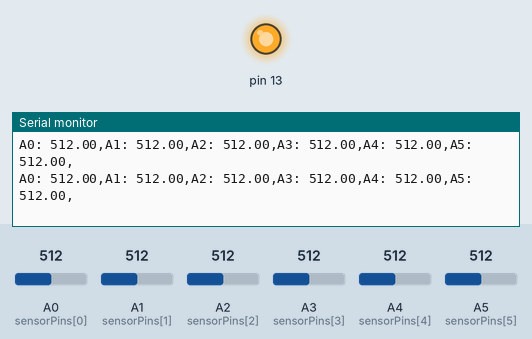
Bench run of a sketch on a simulated Arduino Leonardo, built with avr-gcc and run on an emulated ATmega32U4. On the bench: output pins drawn as LEDs (lit = HIGH), the last lines printed to the serial monitor. The test bench sets the inputs (shaded band); at power-on: A0 (sensorPins[0]) = 512, A1 (sensorPins[1]) = 512, A2 (sensorPins[2]) = 512, A3 (sensorPins[3]) = 512, A4 (sensorPins[4]) = 512, A5 (sensorPins[5]) = 512.

Above: at 1.2 s.
1.3 s: A0 (sensorPins[0]) set to 641
At 2.2 s:
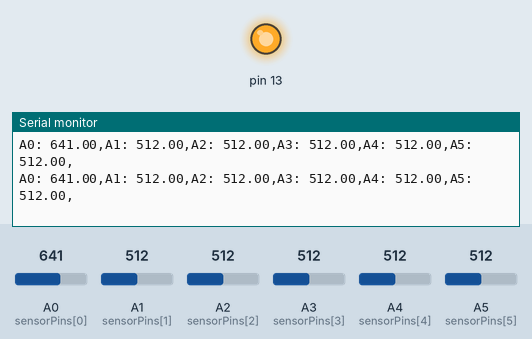
4.3 s: A0 (sensorPins[0]) set to 656
At 5.4 s:
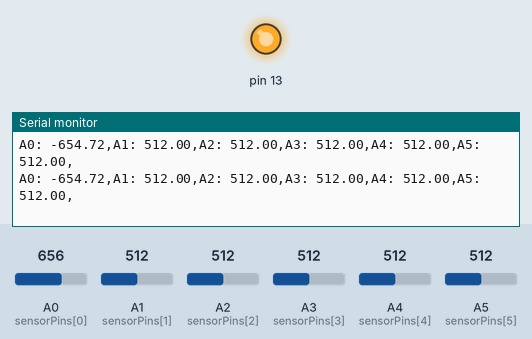
5.8 s: A1 (sensorPins[1]) set to 648
At 6.5 s:
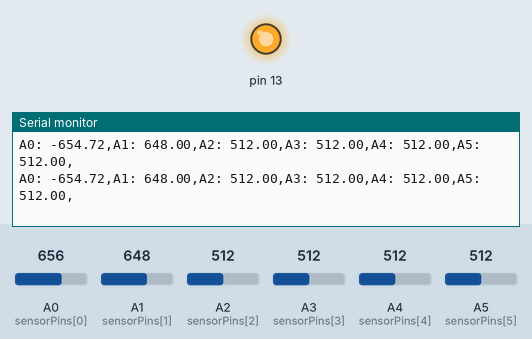
7.3 s: A1 (sensorPins[1]) set to 656
At 8.0 s:
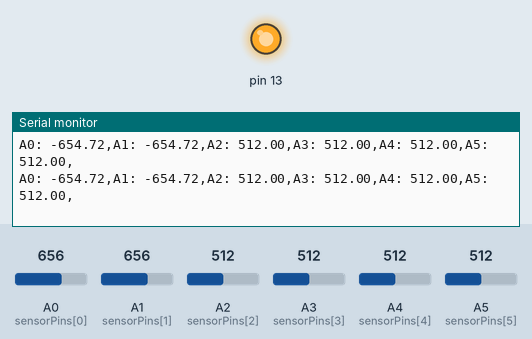
Timing chart, 0 to 10.3 s (numbered marks = the images above; inputs shaded):
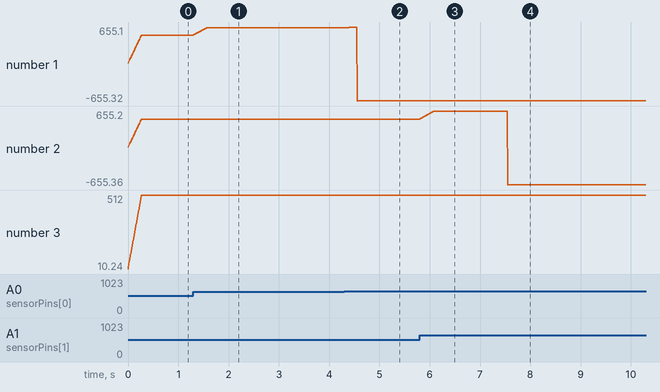

The sketch:

piezo_read.ino
```cpp
#include "MIDIUSB.h"

// NEOPIXEL CONTENT
#ifdef __AVR__
 #include <avr/power.h> // Required for 16 MHz Adafruit Trinket
#endif

#define cbi(sfr, bit) (_SFR_BYTE(sfr) &= ~_BV(bit))
#define sbi(sfr, bit) (_SFR_BYTE(sfr) |= _BV(bit))


const int FILTER_VAL = 50;
const int DEBOUNCE_MS = 50;
const float THRESHOLD[] = {80.0, 50.0, 40.0, 30.0, 30.0, 50.0};
//const float THRESHOLD = 25.0;
const int VEL_WINDOW = 10;

int sensorValue = 0;
int sumVals = 0;
float avgVal = 0.0;

int sensorValues[6][FILTER_VAL];
float samples[6][VEL_WINDOW];
int sensorPins[] = {A0, A1, A2, A3, A4, A5};
//int sensorPins[] = {A5, A1, A4, A0, A3, A2};
bool isTriggered[] = {false, false, false, false, false, false};
bool isNoteOn[] = {false, false, false, false, false, false};
int lastTriggered[] = {0, 0, 0, 0, 0, 0}; // To keep track of timing for MIDI signals
long lastTriggerTime[] = {0, 0, 0, 0, 0, 0};
float lastPeak[] = {0.0, 0.0, 0.0, 0.0, 0.0, 0.0};
float lastValley[] = {0.0, 0.0, 0.0, 0.0, 0.0, 0.0};
float thresholds[] = {0.0, 0.0, 0.0, 0.0, 0.0, 0.0};
long lastMeasure = micros();
int velo = 0;

float valDiff = 0.0;

// Map the inputs to notes
int instruments[] = {0, 2, 4, 6, 9, 10};


// Taken from MIDIUSB_write example
void noteOn(byte channel, byte pitch, byte velocity) {
  midiEventPacket_t noteOn = {0x09, 0x90 | channel, pitch, velocity};
  MidiUSB.sendMIDI(noteOn);
}

void noteOff(byte channel, byte pitch, byte velocity) {
  midiEventPacket_t noteOff = {0x08, 0x80 | channel, pitch, velocity};
  MidiUSB.sendMIDI(noteOff);
}

void setup() {
  analogReference(EXTERNAL);

  pinMode(13, OUTPUT);
  digitalWrite(13, HIGH);
  // put your setup code here, to run once:
  Serial.begin(115200);
  Serial1.begin(9600);
  sbi(ADCSRA, ADPS2);
  cbi(ADCSRA, ADPS1);
  cbi(ADCSRA, ADPS0);


  for (int j = 0; j < 6; j++) {
    for (int i = 0; i < FILTER_VAL; i++) {
      sensorValues[j][i] = 0;
    }
  }
}

void loop() {

//  second_strip.rainbow((millis()*10) % 65536);
//  second_strip.show();
//  rainbow(second_strip);
//  rainbow(strip);

//  Serial.println(micros() - lastMeasure);s
  lastMeasure = micros();

  for (int j = 0; j < 6; j++) {
    // Update the row of the array corresponding to this sensor's input values
    sensorValue = analogRead(sensorPins[j]); // We read twice, and discard the first value, to avoid accidental input coupling
//    delayMicroseconds(50);
    sensorValue = analogRead(sensorPins[j]);
    for (int i = 0; i < FILTER_VAL - 1; i++) {
      sensorValues[j][i] = sensorValues[j][i + 1];
    }
    sensorValues[j][FILTER_VAL - 1] = sensorValue;

    // sum up all values from buffer
    sumVals = 0;
    for (int i = 0; i < FILTER_VAL; i++) {
      sumVals += sensorValues[j][i];
    }

    avgVal = float(sumVals) / FILTER_VAL;


    // Wait for note on
    if (avgVal > THRESHOLD[j] && !isTriggered[j]) {
      lastTriggerTime[j] = millis();
      Serial.println(j);
      Serial1.write(j);
      noteOn(0, instruments[j], 127);    // Send a Note (pitch 42, velo 127 on channel 1)
      MidiUSB.flush();
      isTriggered[j] = true;
    } else if (isTriggered[j] && avgVal < THRESHOLD[j] && millis() - lastTriggerTime[j] > DEBOUNCE_MS) {
      noteOff(0, instruments[j], 127);
      MidiUSB.flush();
      isTriggered[j] = false;
    }
//    Serial.print(THRESHOLD);
//    Serial.print(",");
    Serial.print("A");
    Serial.print(j);
    Serial.print(": ");
    Serial.print(avgVal);
    Serial.print(",");

  }

  Serial.print("\n");


}
```

Measured:
- after the input at 1.3 s, the serial monitor: prints a new line at once (image 1)
- after the input at 4.3 s, the serial monitor: prints a new line at once (image 2)
- after the input at 5.8 s, the serial monitor: prints a new line at once (image 3)
- plotted number 1: 512 → 641 after the input at 1.3 s, 641 → -654.72 after the input at 4.3 s
- plotted number 2: 512 → 648 after the input at 5.8 s
